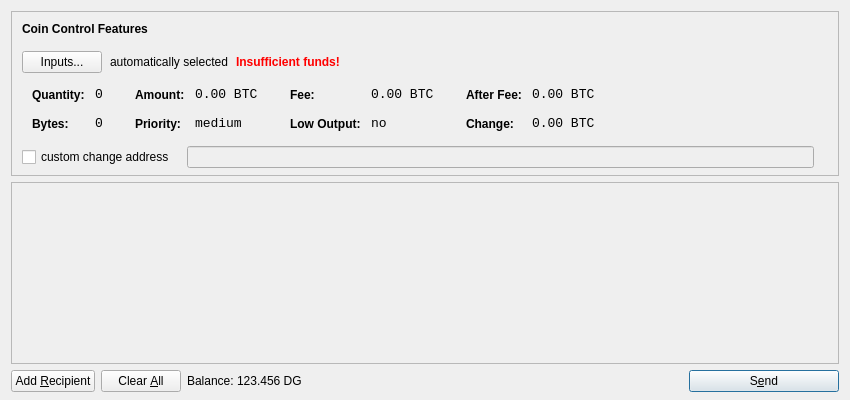
<?xml version="1.0" encoding="UTF-8"?>
<ui version="4.0">
 <class>SendCoinsDialog</class>
 <widget class="QDialog" name="SendCoinsDialog">
  <property name="geometry">
   <rect>
    <x>0</x>
    <y>0</y>
    <width>850</width>
    <height>400</height>
   </rect>
  </property>
  <property name="windowTitle">
   <string>Send Coins</string>
  </property>
  <layout class="QVBoxLayout" name="verticalLayout" stretch="0,1,0">
   <property name="bottomMargin">
    <number>8</number>
   </property>
   <item>
    <widget class="QFrame" name="frameCoinControl">
     <property name="sizePolicy">
      <sizepolicy hsizetype="Expanding" vsizetype="Expanding">
       <horstretch>0</horstretch>
       <verstretch>0</verstretch>
      </sizepolicy>
     </property>
     <property name="maximumSize">
      <size>
       <width>16777215</width>
       <height>16777215</height>
      </size>
     </property>
     <property name="frameShape">
      <enum>QFrame::StyledPanel</enum>
     </property>
     <property name="frameShadow">
      <enum>QFrame::Sunken</enum>
     </property>
     <layout class="QVBoxLayout" name="verticalLayoutCoinControl2">
      <property name="spacing">
       <number>-1</number>
      </property>
      <property name="leftMargin">
       <number>0</number>
      </property>
      <property name="topMargin">
       <number>0</number>
      </property>
      <property name="rightMargin">
       <number>0</number>
      </property>
      <property name="bottomMargin">
       <number>6</number>
      </property>
      <item>
       <layout class="QVBoxLayout" name="verticalLayoutCoinControl" stretch="0,0,0,0,1">
        <property name="spacing">
         <number>0</number>
        </property>
        <property name="leftMargin">
         <number>10</number>
        </property>
        <property name="topMargin">
         <number>10</number>
        </property>
        <item>
         <layout class="QHBoxLayout" name="horizontalLayoutCoinControl1">
          <property name="bottomMargin">
           <number>15</number>
          </property>
          <item>
           <widget class="QLabel" name="labelCoinControlFeatures">
            <property name="sizePolicy">
             <sizepolicy hsizetype="Preferred" vsizetype="Maximum">
              <horstretch>0</horstretch>
              <verstretch>0</verstretch>
             </sizepolicy>
            </property>
            <property name="font">
             <font>
              <weight>75</weight>
              <bold>true</bold>
             </font>
            </property>
            <property name="styleSheet">
             <string notr="true">font-weight:bold;</string>
            </property>
            <property name="text">
             <string>Coin Control Features</string>
            </property>
           </widget>
          </item>
         </layout>
        </item>
        <item>
         <layout class="QHBoxLayout" name="horizontalLayoutCoinControl2" stretch="0,0,0,0">
          <property name="spacing">
           <number>8</number>
          </property>
          <property name="bottomMargin">
           <number>10</number>
          </property>
          <item>
           <widget class="QPushButton" name="pushButtonCoinControl">
            <property name="styleSheet">
             <string notr="true"/>
            </property>
            <property name="text">
             <string>Inputs...</string>
            </property>
           </widget>
          </item>
          <item>
           <widget class="QLabel" name="labelCoinControlAutomaticallySelected">
            <property name="text">
             <string>automatically selected</string>
            </property>
            <property name="margin">
             <number>5</number>
            </property>
           </widget>
          </item>
          <item>
           <widget class="QLabel" name="labelCoinControlInsuffFunds">
            <property name="font">
             <font>
              <weight>75</weight>
              <bold>true</bold>
             </font>
            </property>
            <property name="styleSheet">
             <string notr="true">color:red;font-weight:bold;</string>
            </property>
            <property name="text">
             <string>Insufficient funds!</string>
            </property>
            <property name="margin">
             <number>5</number>
            </property>
           </widget>
          </item>
          <item>
           <spacer name="horizontalSpacerCoinControl">
            <property name="orientation">
             <enum>Qt::Horizontal</enum>
            </property>
            <property name="sizeHint" stdset="0">
             <size>
              <width>40</width>
              <height>1</height>
             </size>
            </property>
           </spacer>
          </item>
         </layout>
        </item>
        <item>
         <widget class="QWidget" name="widgetCoinControl" native="true">
          <property name="sizePolicy">
           <sizepolicy hsizetype="Preferred" vsizetype="Preferred">
            <horstretch>0</horstretch>
            <verstretch>0</verstretch>
           </sizepolicy>
          </property>
          <property name="minimumSize">
           <size>
            <width>0</width>
            <height>0</height>
           </size>
          </property>
          <property name="styleSheet">
           <string notr="true"/>
          </property>
          <layout class="QHBoxLayout" name="horizontalLayoutCoinControl5">
           <property name="margin">
            <number>0</number>
           </property>
           <item>
            <layout class="QHBoxLayout" name="horizontalLayoutCoinControl3" stretch="0,0,0,1">
             <property name="spacing">
              <number>20</number>
             </property>
             <property name="topMargin">
              <number>0</number>
             </property>
             <property name="bottomMargin">
              <number>10</number>
             </property>
             <item>
              <layout class="QFormLayout" name="formLayoutCoinControl1">
               <property name="horizontalSpacing">
                <number>10</number>
               </property>
               <property name="verticalSpacing">
                <number>14</number>
               </property>
               <property name="leftMargin">
                <number>10</number>
               </property>
               <property name="topMargin">
                <number>4</number>
               </property>
               <property name="rightMargin">
                <number>6</number>
               </property>
               <item row="0" column="0">
                <widget class="QLabel" name="labelCoinControlQuantityText">
                 <property name="styleSheet">
                  <string notr="true">font-weight:bold;</string>
                 </property>
                 <property name="text">
                  <string>Quantity:</string>
                 </property>
                 <property name="margin">
                  <number>0</number>
                 </property>
                </widget>
               </item>
               <item row="0" column="1">
                <widget class="QLabel" name="labelCoinControlQuantity">
                 <property name="font">
                  <font>
                   <family>Monospace</family>
                   <pointsize>10</pointsize>
                  </font>
                 </property>
                 <property name="cursor">
                  <cursorShape>IBeamCursor</cursorShape>
                 </property>
                 <property name="contextMenuPolicy">
                  <enum>Qt::ActionsContextMenu</enum>
                 </property>
                 <property name="text">
                  <string notr="true">0</string>
                 </property>
                 <property name="margin">
                  <number>0</number>
                 </property>
                 <property name="textInteractionFlags">
                  <set>Qt::LinksAccessibleByMouse|Qt::TextSelectableByKeyboard|Qt::TextSelectableByMouse</set>
                 </property>
                </widget>
               </item>
               <item row="1" column="0">
                <widget class="QLabel" name="labelCoinControlBytesText">
                 <property name="styleSheet">
                  <string notr="true">font-weight:bold;</string>
                 </property>
                 <property name="text">
                  <string>Bytes:</string>
                 </property>
                </widget>
               </item>
               <item row="1" column="1">
                <widget class="QLabel" name="labelCoinControlBytes">
                 <property name="font">
                  <font>
                   <family>Monospace</family>
                   <pointsize>10</pointsize>
                  </font>
                 </property>
                 <property name="cursor">
                  <cursorShape>IBeamCursor</cursorShape>
                 </property>
                 <property name="contextMenuPolicy">
                  <enum>Qt::ActionsContextMenu</enum>
                 </property>
                 <property name="text">
                  <string notr="true">0</string>
                 </property>
                 <property name="textInteractionFlags">
                  <set>Qt::LinksAccessibleByMouse|Qt::TextSelectableByKeyboard|Qt::TextSelectableByMouse</set>
                 </property>
                </widget>
               </item>
              </layout>
             </item>
             <item>
              <layout class="QFormLayout" name="formLayoutCoinControl2">
               <property name="horizontalSpacing">
                <number>10</number>
               </property>
               <property name="verticalSpacing">
                <number>14</number>
               </property>
               <property name="leftMargin">
                <number>6</number>
               </property>
               <property name="topMargin">
                <number>4</number>
               </property>
               <property name="rightMargin">
                <number>6</number>
               </property>
               <item row="0" column="0">
                <widget class="QLabel" name="labelCoinControlAmountText">
                 <property name="styleSheet">
                  <string notr="true">font-weight:bold;</string>
                 </property>
                 <property name="text">
                  <string>Amount:</string>
                 </property>
                 <property name="margin">
                  <number>0</number>
                 </property>
                </widget>
               </item>
               <item row="0" column="1">
                <widget class="QLabel" name="labelCoinControlAmount">
                 <property name="font">
                  <font>
                   <family>Monospace</family>
                   <pointsize>10</pointsize>
                  </font>
                 </property>
                 <property name="cursor">
                  <cursorShape>IBeamCursor</cursorShape>
                 </property>
                 <property name="contextMenuPolicy">
                  <enum>Qt::ActionsContextMenu</enum>
                 </property>
                 <property name="text">
                  <string notr="true">0.00 BTC</string>
                 </property>
                 <property name="textInteractionFlags">
                  <set>Qt::LinksAccessibleByMouse|Qt::TextSelectableByKeyboard|Qt::TextSelectableByMouse</set>
                 </property>
                </widget>
               </item>
               <item row="1" column="0">
                <widget class="QLabel" name="labelCoinControlPriorityText">
                 <property name="styleSheet">
                  <string notr="true">font-weight:bold;</string>
                 </property>
                 <property name="text">
                  <string>Priority:</string>
                 </property>
                </widget>
               </item>
               <item row="1" column="1">
                <widget class="QLabel" name="labelCoinControlPriority">
                 <property name="font">
                  <font>
                   <family>Monospace</family>
                   <pointsize>10</pointsize>
                  </font>
                 </property>
                 <property name="cursor">
                  <cursorShape>IBeamCursor</cursorShape>
                 </property>
                 <property name="contextMenuPolicy">
                  <enum>Qt::ActionsContextMenu</enum>
                 </property>
                 <property name="text">
                  <string>medium</string>
                 </property>
                 <property name="textInteractionFlags">
                  <set>Qt::LinksAccessibleByMouse|Qt::TextSelectableByKeyboard|Qt::TextSelectableByMouse</set>
                 </property>
                </widget>
               </item>
              </layout>
             </item>
             <item>
              <layout class="QFormLayout" name="formLayoutCoinControl3">
               <property name="horizontalSpacing">
                <number>10</number>
               </property>
               <property name="verticalSpacing">
                <number>14</number>
               </property>
               <property name="leftMargin">
                <number>6</number>
               </property>
               <property name="topMargin">
                <number>4</number>
               </property>
               <property name="rightMargin">
                <number>6</number>
               </property>
               <item row="0" column="0">
                <widget class="QLabel" name="labelCoinControlFeeText">
                 <property name="styleSheet">
                  <string notr="true">font-weight:bold;</string>
                 </property>
                 <property name="text">
                  <string>Fee:</string>
                 </property>
                 <property name="margin">
                  <number>0</number>
                 </property>
                </widget>
               </item>
               <item row="0" column="1">
                <widget class="QLabel" name="labelCoinControlFee">
                 <property name="font">
                  <font>
                   <family>Monospace</family>
                   <pointsize>10</pointsize>
                  </font>
                 </property>
                 <property name="cursor">
                  <cursorShape>IBeamCursor</cursorShape>
                 </property>
                 <property name="contextMenuPolicy">
                  <enum>Qt::ActionsContextMenu</enum>
                 </property>
                 <property name="text">
                  <string notr="true">0.00 BTC</string>
                 </property>
                 <property name="textInteractionFlags">
                  <set>Qt::LinksAccessibleByMouse|Qt::TextSelectableByKeyboard|Qt::TextSelectableByMouse</set>
                 </property>
                </widget>
               </item>
               <item row="1" column="0">
                <widget class="QLabel" name="labelCoinControlLowOutputText">
                 <property name="styleSheet">
                  <string notr="true">font-weight:bold;</string>
                 </property>
                 <property name="text">
                  <string>Low Output:</string>
                 </property>
                </widget>
               </item>
               <item row="1" column="1">
                <widget class="QLabel" name="labelCoinControlLowOutput">
                 <property name="font">
                  <font>
                   <family>Monospace</family>
                   <pointsize>10</pointsize>
                  </font>
                 </property>
                 <property name="cursor">
                  <cursorShape>IBeamCursor</cursorShape>
                 </property>
                 <property name="contextMenuPolicy">
                  <enum>Qt::ActionsContextMenu</enum>
                 </property>
                 <property name="text">
                  <string>no</string>
                 </property>
                 <property name="textInteractionFlags">
                  <set>Qt::LinksAccessibleByMouse|Qt::TextSelectableByKeyboard|Qt::TextSelectableByMouse</set>
                 </property>
                </widget>
               </item>
              </layout>
             </item>
             <item>
              <layout class="QFormLayout" name="formLayoutCoinControl4">
               <property name="horizontalSpacing">
                <number>10</number>
               </property>
               <property name="verticalSpacing">
                <number>14</number>
               </property>
               <property name="leftMargin">
                <number>6</number>
               </property>
               <property name="topMargin">
                <number>4</number>
               </property>
               <property name="rightMargin">
                <number>6</number>
               </property>
               <item row="0" column="0">
                <widget class="QLabel" name="labelCoinControlAfterFeeText">
                 <property name="styleSheet">
                  <string notr="true">font-weight:bold;</string>
                 </property>
                 <property name="text">
                  <string>After Fee:</string>
                 </property>
                 <property name="margin">
                  <number>0</number>
                 </property>
                </widget>
               </item>
               <item row="0" column="1">
                <widget class="QLabel" name="labelCoinControlAfterFee">
                 <property name="font">
                  <font>
                   <family>Monospace</family>
                   <pointsize>10</pointsize>
                  </font>
                 </property>
                 <property name="cursor">
                  <cursorShape>IBeamCursor</cursorShape>
                 </property>
                 <property name="contextMenuPolicy">
                  <enum>Qt::ActionsContextMenu</enum>
                 </property>
                 <property name="text">
                  <string notr="true">0.00 BTC</string>
                 </property>
                 <property name="textInteractionFlags">
                  <set>Qt::LinksAccessibleByMouse|Qt::TextSelectableByKeyboard|Qt::TextSelectableByMouse</set>
                 </property>
                </widget>
               </item>
               <item row="1" column="0">
                <widget class="QLabel" name="labelCoinControlChangeText">
                 <property name="styleSheet">
                  <string notr="true">font-weight:bold;</string>
                 </property>
                 <property name="text">
                  <string>Change:</string>
                 </property>
                </widget>
               </item>
               <item row="1" column="1">
                <widget class="QLabel" name="labelCoinControlChange">
                 <property name="font">
                  <font>
                   <family>Monospace</family>
                   <pointsize>10</pointsize>
                  </font>
                 </property>
                 <property name="cursor">
                  <cursorShape>IBeamCursor</cursorShape>
                 </property>
                 <property name="contextMenuPolicy">
                  <enum>Qt::ActionsContextMenu</enum>
                 </property>
                 <property name="text">
                  <string notr="true">0.00 BTC</string>
                 </property>
                 <property name="textInteractionFlags">
                  <set>Qt::LinksAccessibleByMouse|Qt::TextSelectableByKeyboard|Qt::TextSelectableByMouse</set>
                 </property>
                </widget>
               </item>
              </layout>
             </item>
            </layout>
           </item>
          </layout>
         </widget>
        </item>
        <item>
         <layout class="QHBoxLayout" name="horizontalLayoutCoinControl4" stretch="0,0,0">
          <property name="spacing">
           <number>12</number>
          </property>
          <property name="sizeConstraint">
           <enum>QLayout::SetDefaultConstraint</enum>
          </property>
          <property name="topMargin">
           <number>5</number>
          </property>
          <property name="rightMargin">
           <number>5</number>
          </property>
          <item>
           <widget class="QCheckBox" name="checkBoxCoinControlChange">
            <property name="text">
             <string>custom change address</string>
            </property>
           </widget>
          </item>
          <item>
           <widget class="QLineEdit" name="lineEditCoinControlChange">
            <property name="enabled">
             <bool>false</bool>
            </property>
            <property name="sizePolicy">
             <sizepolicy hsizetype="Expanding" vsizetype="Fixed">
              <horstretch>0</horstretch>
              <verstretch>0</verstretch>
             </sizepolicy>
            </property>
           </widget>
          </item>
          <item>
           <widget class="QLabel" name="labelCoinControlChangeLabel">
            <property name="sizePolicy">
             <sizepolicy hsizetype="Preferred" vsizetype="Expanding">
              <horstretch>0</horstretch>
              <verstretch>0</verstretch>
             </sizepolicy>
            </property>
            <property name="minimumSize">
             <size>
              <width>0</width>
              <height>0</height>
             </size>
            </property>
            <property name="text">
             <string/>
            </property>
            <property name="margin">
             <number>3</number>
            </property>
           </widget>
          </item>
         </layout>
        </item>
        <item>
         <spacer name="verticalSpacerCoinControl">
          <property name="orientation">
           <enum>Qt::Vertical</enum>
          </property>
          <property name="sizeHint" stdset="0">
           <size>
            <width>800</width>
            <height>1</height>
           </size>
          </property>
         </spacer>
        </item>
       </layout>
      </item>
     </layout>
    </widget>
   </item>
   <item>
    <widget class="QScrollArea" name="scrollArea">
     <property name="widgetResizable">
      <bool>true</bool>
     </property>
     <widget class="QWidget" name="scrollAreaWidgetContents">
      <property name="geometry">
       <rect>
        <x>0</x>
        <y>0</y>
        <width>830</width>
        <height>165</height>
       </rect>
      </property>
      <layout class="QVBoxLayout" name="verticalLayout_2">
       <property name="margin">
        <number>0</number>
       </property>
       <item>
        <layout class="QVBoxLayout" name="entries">
         <property name="spacing">
          <number>6</number>
         </property>
        </layout>
       </item>
       <item>
        <spacer name="verticalSpacer">
         <property name="orientation">
          <enum>Qt::Vertical</enum>
         </property>
         <property name="sizeHint" stdset="0">
          <size>
           <width>20</width>
           <height>40</height>
          </size>
         </property>
        </spacer>
       </item>
      </layout>
     </widget>
    </widget>
   </item>
   <item>
    <layout class="QHBoxLayout" name="horizontalLayout">
     <item>
      <widget class="QPushButton" name="addButton">
       <property name="toolTip">
        <string>Send to multiple recipients at once</string>
       </property>
       <property name="text">
        <string>Add &amp;Recipient</string>
       </property>
       <property name="icon">
        <iconset resource="../bitcoin.qrc">
         <normaloff>:/icons/add</normaloff>:/icons/add</iconset>
       </property>
       <property name="autoDefault">
        <bool>false</bool>
       </property>
      </widget>
     </item>
     <item>
      <widget class="QPushButton" name="clearButton">
       <property name="sizePolicy">
        <sizepolicy hsizetype="Minimum" vsizetype="Fixed">
         <horstretch>0</horstretch>
         <verstretch>0</verstretch>
        </sizepolicy>
       </property>
       <property name="toolTip">
        <string>Remove all transaction fields</string>
       </property>
       <property name="text">
        <string>Clear &amp;All</string>
       </property>
       <property name="icon">
        <iconset resource="../bitcoin.qrc">
         <normaloff>:/icons/remove</normaloff>:/icons/remove</iconset>
       </property>
       <property name="autoRepeatDelay">
        <number>300</number>
       </property>
       <property name="autoDefault">
        <bool>false</bool>
       </property>
      </widget>
     </item>
     <item>
      <layout class="QHBoxLayout" name="horizontalLayout_2">
       <property name="spacing">
        <number>3</number>
       </property>
       <item>
        <widget class="QLabel" name="label">
         <property name="text">
          <string>Balance:</string>
         </property>
        </widget>
       </item>
       <item>
        <widget class="QLabel" name="labelBalance">
         <property name="cursor">
          <cursorShape>IBeamCursor</cursorShape>
         </property>
         <property name="text">
          <string>123.456 DG</string>
         </property>
         <property name="textInteractionFlags">
          <set>Qt::LinksAccessibleByMouse|Qt::TextSelectableByKeyboard|Qt::TextSelectableByMouse</set>
         </property>
        </widget>
       </item>
      </layout>
     </item>
     <item>
      <spacer name="horizontalSpacer">
       <property name="orientation">
        <enum>Qt::Horizontal</enum>
       </property>
       <property name="sizeHint" stdset="0">
        <size>
         <width>40</width>
         <height>20</height>
        </size>
       </property>
      </spacer>
     </item>
     <item>
      <widget class="QPushButton" name="sendButton">
       <property name="minimumSize">
        <size>
         <width>150</width>
         <height>0</height>
        </size>
       </property>
       <property name="toolTip">
        <string>Confirm the send action</string>
       </property>
       <property name="text">
        <string>S&amp;end</string>
       </property>
       <property name="icon">
        <iconset resource="../bitcoin.qrc">
         <normaloff>:/icons/send</normaloff>:/icons/send</iconset>
       </property>
       <property name="default">
        <bool>true</bool>
       </property>
      </widget>
     </item>
    </layout>
   </item>
  </layout>
 </widget>
 <resources>
  <include location="../bitcoin.qrc"/>
 </resources>
 <connections/>
</ui>
